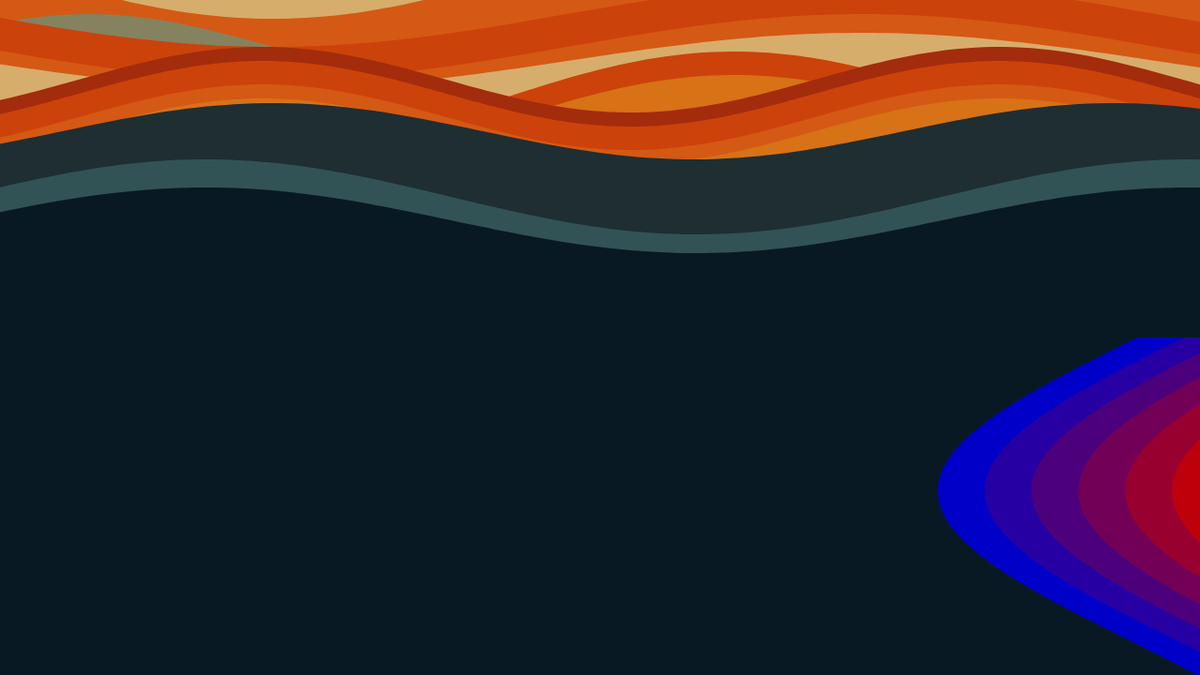
Frame 1 (no input)
Frame 60 (no input): identical to frame 1, image omitted
Frame 120 (the mouse pressed at the canvas centre since frame 60): identical to frame 1, image omitted

The p5.js sketch that drew this single still picture (run headless with seeded random() and noise() and a simulated clock; from frame 60 on, the mouse is pressed at the canvas centre):

// p5.js sketch
// ── sketch.js
let curves = [];
let colOffset = 0;
let moveSpeed = 0;
let moveOffset = 0;

function setup() {
  createCanvas(1280, 720);
  
  //background color
  let deeporange = color(163,44,12);
  let redorange = color(204,66,11);
  let midorange = color(212,89,20);
  let yelloworange = color(215,114,22);
  let backgreen = color(133,130,95);
  let backyellow = color(215,173,108);

  let blackblue = color(9,25,35);
  let deepblue = color(31,46,49);
  let midblue = color(49,83,85);
  let lightblue = color(97,125,129);

  //need more colour here
  //curve = new flat/highCurve(横向位移，color，y，振幅数字越大振幅越大, 周期宽度数字越小周期越长)；

  noStroke();
  //background orange
  curves[0] = new Curve(0,backyellow,0,0,0);
  curves[1] = new Curve(0,midorange,-110,130,0.05);
  curves[2] = new Curve(0,backgreen,15,70,0.08);
  curves[3] = new Curve(0,redorange,-20,70,0.05);
  curves[4] = new Curve(0,midorange,15,70,0.05);
  curves[5] = new Curve(0,backyellow,35,60,0.05);
  curves[6] = new Curve(4.9,redorange,55,110,0.06);
  curves[7] = new Curve(4.9,yelloworange,80,110,0.06);
  curves[8] = new Curve(4.8,deeporange,50,70,0.08);
  curves[9] = new Curve(4.8,redorange,65,70,0.08);
  curves[10] = new Curve(4.8,midorange,90,70,0.08);
  curves[11] = new Curve(4.8,yelloworange,105,70,0.08);
  
  //background black blue
  curves[12] = new Curve(0,deepblue,110,60,0.07);
  curves[13] = new Curve(2,midblue,170,80,0.06);
  curves[14] = new Curve(2,blackblue,200,70,0.06);
  // Add more curves here
}


function draw() {
  background(220);
  moveOffset += moveSpeed;

  for (let i = 0; i < curves.length; i++) {
    curves[i].display();
  }

  for (let xoff1 = 1200; xoff1 < width * 1.2; xoff1 += 50) {
    let v = map(xoff1, 1200, width * 1.2, 0, 255);
    fill(v, colOffset % 255, 200 - v);
    curve1(xoff1);
  }
}

//this is the side curve
function curve1(offset) {
  beginShape();
  for (let y = height / 2; y < height * 1.1; y += 10) {
    vertex(offset + 200 * sin(y * 0.01 - PI / 6), y);
  }
  vertex(width * 3.5 + offset, height * 1.1);
  vertex(width * 3.5 + offset, height / 2);
  endShape(CLOSE);
}

//this is the class of the curve
class Curve {
  constructor(start, fillColor, yOffset, amplitude, xIncrement) {
    this.start = start;
    this.time = 0;
    this.fillColor = fillColor;
    this.yOffset = yOffset;
    this.amplitude = amplitude;
    this.xIncrement = xIncrement;
  }

  display() {
    fill(
      this.fillColor.levels[0],
      this.fillColor.levels[1],
      this.fillColor.levels[2]
    );
    let xoff = moveOffset + this.start;
    let currentxIncrement = this.xIncrement;

    beginShape();
    for (let x = -width; x <= 2 * width; x += 10) {
      let y = map(sin(xoff), -1, 1, 0, this.amplitude);
      vertex(x, y + this.yOffset);
      xoff += currentxIncrement;
    }
    vertex(width, height + this.yOffset);
    vertex(0, height + this.yOffset);
    endShape(CLOSE);
  }
}
